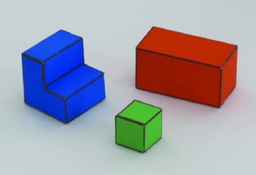
#> input picture images_lab1/gradient.png, 256 x 175 px, shrunk from 796 x 543 before the run
$ python main.py   (older library calls are emulated)
#> lines starting #> are read from the running program, lines starting #| are printed output that depends on the picture; after the words box and inside, x2 and y2 are one past the last pixel; in counts of white or black regions, pixels touching at a corner belong together
import cv2
import numpy as np
import scipy.sparse as sp
import scipy.sparse.linalg as spla
import matplotlib.pyplot as plt
import plotly.graph_objects as go
from matplotlib.patches import Patch

IMAGE_PATH = "images_lab1/gradient.png"

def main():
    img_bgr = cv2.imread(IMAGE_PATH, cv2.IMREAD_COLOR)
#> img_bgr is the input picture: shape (175, 256, 3); mean B, G, R 168.3, 156.8, 159.2
    img = cv2.cvtColor(img_bgr, cv2.COLOR_BGR2GRAY)
    cv2.imwrite("images_lab1/grayscale_input1_no_shadow.png", img)
    img_rgb = cv2.cvtColor(img_bgr, cv2.COLOR_BGR2RGB)

    H, W = img.shape
#> H = 175; W = 256

    # Sobel Gradients
    Ix = cv2.Sobel(img, cv2.CV_64F, 1, 0, ksize=3)
    Iy = cv2.Sobel(img, cv2.CV_64F, 0, 1, ksize=3)
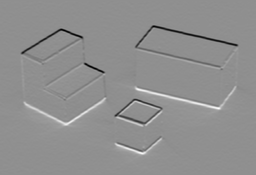
#> Iy: shape (175, 256) float64; min -574, max 446, mean 0; drawn with min black and max white
    # TODO try with y-1
    # or градієнт собеля для умов
    # довжина (модуль) вектора градієнта
    magnitude = np.sqrt(Ix**2 + Iy**2)
    mag_safe = np.where(magnitude == 0, 1, magnitude) # prevent division by zero

    # normalized components of the gradient vector
    nx = Ix / mag_safe
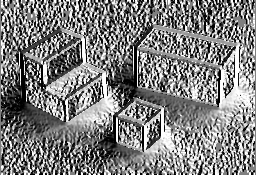
#> nx: shape (175, 256) float64; min -1, max 1, mean 0.00239; drawn with min black and max white
    ny = Iy / mag_safe
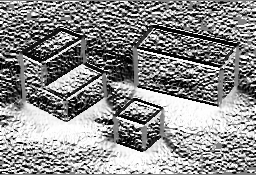
#> ny: shape (175, 256) float64; min -1, max 1, mean 0.104; drawn with min black and max white

    # Separation
    edge_threshold = 45
    is_edge = magnitude > edge_threshold
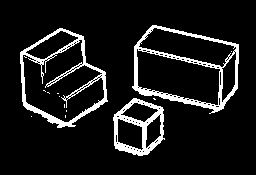
#> is_edge: shape (175, 256) bool; 9.9% white; 14 white regions (11 under 20 px), largest, box (x1, y1, x2, y2) and area: (132, 25, 239, 114) 1704, (20, 28, 108, 128) 1621, (113, 98, 165, 156) 1083

    # Use the color thresholds to separate the shadows from the objects
    bg_color = 180
    color_tolerance = 30
    is_similar_to_bg = np.abs(img.astype(float) - float(bg_color)) < color_tolerance
#> is_similar_to_bg: shape (175, 256) bool; 67.7% white; 15 black regions (12 under 20 px), largest, box (x1, y1, x2, y2) and area: (134, 25, 238, 109) 6629, (20, 28, 106, 125) 5768, (115, 100, 162, 154) 2035
    # cube_max_brightness = 155
    # is_similar_to_bg = img > cube_max_brightness

    ground_mask = (magnitude < edge_threshold) & is_similar_to_bg
#> ground_mask: shape (175, 256) bool; 65.4% white; 15 black regions (12 under 20 px), largest, box (x1, y1, x2, y2) and area: (132, 25, 239, 114) 7018, (20, 28, 108, 128) 6149, (113, 98, 165, 156) 2327

    sin_15 = np.sin(np.radians(15))
    is_vertical_edge = is_edge & (np.abs(ny) <= sin_15) & (~ground_mask)
#> is_vertical_edge: shape (175, 256) bool; 2.4% white; 28 white regions (18 under 20 px), largest, box (x1, y1, x2, y2) and area: (20, 54, 26, 102) 159, (134, 48, 138, 87) 146, (234, 46, 239, 90) 128
    is_horizontal_edge = is_edge & (~is_vertical_edge) & (~ground_mask)
#> is_horizontal_edge: shape (175, 256) bool; 7.5% white; 28 white regions (21 under 20 px), largest, box (x1, y1, x2, y2) and area: (134, 25, 239, 71) 733, (132, 86, 236, 114) 577, (23, 98, 106, 128) 478

    is_face = (~is_edge) & (~ground_mask)
#> is_face: shape (175, 256) bool; 24.7% white; 85 white regions (78 under 20 px), largest, box (x1, y1, x2, y2) and area: (23, 40, 104, 122) 3857, (137, 49, 220, 105) 2938, (139, 28, 236, 102) 2268

    fig, axs = plt.subplots(2, 2, figsize=(12, 10))

    # Sobel Magnitude
    axs[0, 0].set_title("1. Sobel Magnitude")
    im_mag = axs[0, 0].imshow(magnitude, cmap='hot')
    fig.colorbar(im_mag, ax=axs[0, 0], fraction=0.046, pad=0.04)
    axs[0, 0].axis('off')

    # Sobel Direction
    axs[0, 1].set_title("2. Edges orientation")
    dir_img = np.zeros((H, W, 3), dtype=np.uint8)
    dir_img[is_vertical_edge] = [255, 0, 0]
    dir_img[is_horizontal_edge] = [0, 0, 255]
    axs[0, 1].imshow(dir_img)
    axs[0, 1].axis('off')

    # Gradient Vectors
    axs[1, 0].set_title("3. Gradient Vectors")
    axs[1, 0].imshow(img, cmap='gray', alpha=0.5)
    step_q = 5
    y_coords, x_coords = np.mgrid[0:H:step_q, 0:W:step_q]
    u = nx[0:H:step_q, 0:W:step_q]
    v = -ny[0:H:step_q, 0:W:step_q]  # invert for matplotlib Y-axis pointing up
    m_mask = magnitude[0:H:step_q, 0:W:step_q] > edge_threshold
#> m_mask: shape (35, 52) bool; 9.9% white in thin lines or dots, all inside (x1, y1, x2, y2) = (4, 5, 48, 32)
    axs[1, 0].quiver(x_coords[m_mask], y_coords[m_mask], u[m_mask], v[m_mask], color='red', scale=40, headwidth=3, headlength=4)
    axs[1, 0].axis('off')

    # Segmentation
    axs[1, 1].set_title("4. Segmentation")
    seg_img = np.zeros((H, W, 3), dtype=np.uint8)
    seg_img[ground_mask] = [0, 255, 0]        # Green
    seg_img[is_face] = [200, 200, 200]        # Gray
    seg_img[is_vertical_edge] = [0, 0, 255]   # Red
    seg_img[is_horizontal_edge] = [255, 0, 0] # Blue
    axs[1, 1].imshow(cv2.cvtColor(seg_img, cv2.COLOR_BGR2RGB))
    legend_elements = [
        Patch(facecolor='green', label='Ground'),
        Patch(facecolor='lightgray', label='Faces'),
        Patch(facecolor='red', label='Vertical Edges'),
        Patch(facecolor='blue', label='Horizontal Edges')
    ]
    axs[1, 1].legend(handles=legend_elements, loc='upper right')
    axs[1, 1].axis('off')

    plt.tight_layout()
    plt.show()
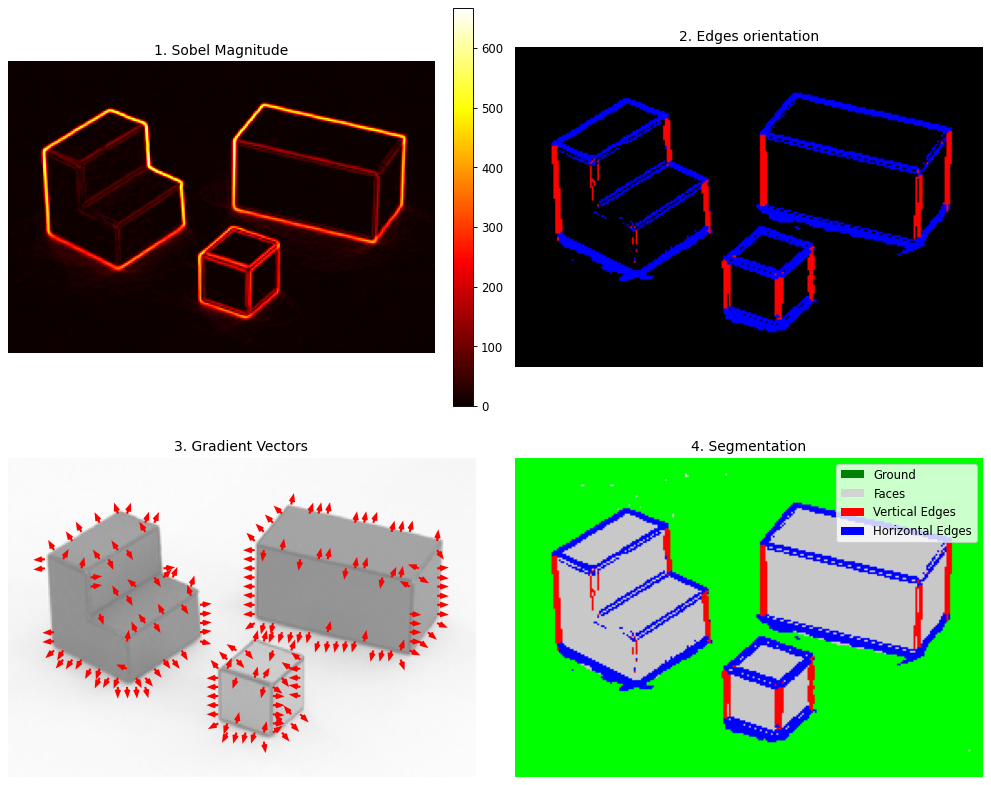
#> figure drawn by matplotlib, 5 panels

    # Construct Linear System
    N = H * W
#> N = 44800
    row_ind = []
    col_ind = []
    data = []
    b = np.zeros(N)
    # b = np.zeros(954430) # lsmr
    # b = []

    theta = np.radians(45) # camera angle
    cos_t = np.cos(theta)
    sin_t = np.sin(theta)
    tan_t = np.tan(theta)

    def add_coef(r, c, val):
        if 0 <= r < N and 0 <= c < N:
            row_ind.append(r)
            col_ind.append(c)
            data.append(val)

    print("Building constraint matrix...")
    for i in range(H):
        for j in range(W):
            k = i * W + j

            # Ground: Y(x,y) = 0
            if ground_mask[i, j]:
                add_coef(k, k, 1.0)
                b[k] = 0.0

            # ---------------------------------------------------------------
            # Faces: Laplacian(Y) = 0 — standard 5-pt stencil.
            # Sobel Laplacian (5x5) is mathematically derived from Kx*Kx + Ky*Ky but
            # has dominance ratio 0.375/1.375 ≈ 0.27 => exponential blow-up.
            # Standard 5-pt is exactly diagonally dominant (center = off-diag sum),
            # which is the stability boundary required for sparse direct solvers.
            # ---------------------------------------------------------------
            elif is_face[i, j]:
                count = 0
                if i > 0:   count += 1; add_coef(k, k-W, 1.0)
                if i < H-1: count += 1; add_coef(k, k+W, 1.0)
                if j > 0:   count += 1; add_coef(k, k-1, 1.0)
                if j < W-1: count += 1; add_coef(k, k+1, 1.0)
                add_coef(k, k, -count)
                b[k] = 0.0

            # ---------------------------------------------------------------
            # Vertical Edges: dY/dy = 1/cos(theta)
            # In image coords, moving down (i+1) increases Y by 1/cos(theta).
            # Uses simple forward 2-pt diff: Y[i] - Y[i+1] = 1/cos(theta).
            # Sobel half-stencil [1,2,1]/4 has dominance ratio 0.5/1.5 = 0.33,
            # causing exponential blow-up over any connected edge chain.
            # ---------------------------------------------------------------
            elif is_vertical_edge[i, j]:
                add_coef(k, k, 1.0)
                if i < H-1: add_coef(k, k+W, -1.0)
                b[k] = 1.0 / cos_t

            # ---------------------------------------------------------------
            # Horizontal Edges: t · grad(Y) = 0,  t = tangent = (-ny, nx)
            # Upwind 2-pt finite difference along each tangent component.
            # Diagonal = 1e-4 + |t_x| + |t_y| ensures diagonal dominance:
            #   center >= off_diag (equality holds for unit tangents).
            # This is why the original formulation was numerically stable.
            # ---------------------------------------------------------------
            elif is_horizontal_edge[i, j]:
                t_x = -ny[i, j]
                t_y = nx[i, j]

                diag = 1e-4
                if t_x > 0: diag += t_x; add_coef(k, k-1, -t_x)
                else:        diag -= t_x; add_coef(k, k+1,  t_x)
                if t_y > 0: diag += t_y; add_coef(k, k-W, -t_y)
                else:        diag -= t_y; add_coef(k, k+W,  t_y)
                add_coef(k, k, diag)
                b[k] = 0.0

    print("Converting to sparse matrix...")
    print(f"{N=}")
#| N=44800
    A = sp.coo_matrix((data, (row_ind, col_ind)), shape=(N, N)).tocsr()
    print(f"{len(data)=}")
#| len(data)=96933
    print(f"{A.shape=}")
#| A.shape=(44800, 44800)
    print(f"{len(b)=}")
#| len(b)=44800

    print("Solving sparse system...")
    Y_flat = spla.spsolve(A, b)
    #solve with lsmr
    # result = spla.lsmr(A, b)
    # Y_flat = result[0]

    Y = Y_flat.reshape((H, W))

    print("Computing Z coordinates...")
    Z = np.zeros_like(Y)

    # Find Z from projection equation: y = Y(x,y)*cos(theta) - Z(x,y)*sin(theta)
    # Z(x,y) = (Y(x,y)*cos(theta) - y) / sin(theta)
    for i in range(H):
        y_cart = H - 1 - i
        for j in range(W):
            Z[i, j] = (Y[i, j] * cos_t - y_cart) / sin_t
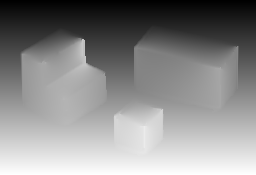
#> Z: shape (175, 256) float64; min -246.1, max 0, mean -112.5; drawn with min black and max white

    print("Plotting 3D result")
    step = 5
    x_plot = np.arange(0, W, step)
#> x_plot = 52 values from 0 to 255
    y_plot = np.arange(0, H, step)
#> y_plot = 35 values from 0 to 170
    X_grid, Y_grid = np.meshgrid(x_plot, y_plot)
    Z_plot = Z[0:H:step, 0:W:step]

    # Map the real image colors onto the surface
    color_surface_rgb = img_rgb[0:H:step, 0:W:step]

    # Quantize colors to ~512 max
    color_surface_rgb = (color_surface_rgb // 32) * 32 + 16
    sh_h, sh_w, _ = color_surface_rgb.shape
#> sh_h = 35; sh_w = 52

    # Create a custom discrete colorscale from the unique colors in the image
    unique_colors, inverse_indices = np.unique(color_surface_rgb.reshape(-1, 3), axis=0, return_inverse=True)
#> unique_colors = 69 rows, first 8: [16, 16, 80], [16, 16, 112], [16, 48, 48], [16, 48, 80], [16, 48, 112], [16, 48, 144], [16, 48, 176], [16, 48, 208]; inverse_indices = 1820 values, max 68 at index 0, min 0 at index 843, mean 54.27
    color_indices_2d = inverse_indices.reshape((sh_h, sh_w))
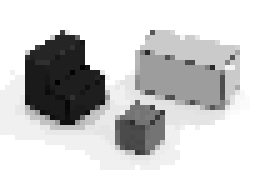
#> color_indices_2d: shape (35, 52) int64 (shown 5 times larger); min 0, max 68, mean 54.3; drawn with min black and max white

    custom_colorscale = []
    color_count = len(unique_colors)
#> color_count = 69
    if color_count <= 1:
        c = unique_colors[0] if color_count == 1 else [200, 200, 200]
        hex_c = f'#{c[0]:02x}{c[1]:02x}{c[2]:02x}'
        custom_colorscale = [(0.0, hex_c), (1.0, hex_c)]
        cmax_val = 1
    else:
        max_idx = color_count - 1
#> max_idx = 68
        for i, c in enumerate(unique_colors):
            hex_color = f'#{c[0]:02x}{c[1]:02x}{c[2]:02x}'
            custom_colorscale.append((i / max_idx, hex_color))
#> this loop made 69 passes
#> (c, hex_color) on passes 1 to 12: ([16, 16, 80], '#101050'), ([16, 16, 112], '#101070'), ([16, 48, 48], '#103030'), ([16, 48, 80], '#103050'), ([16, 48, 112], '#103070'), ([16, 48, 144], '#103090'), ([16, 48, 176], '#1030b0'), ([16, 48, 208], '#1030d0'), ([16, 48, 240], '#1030f0'), ([16, 80, 208], '#1050d0'), ([16, 80, 240], '#1050f0'), ([48, 16, 16], '#301010')
#> after the loop, custom_colorscale = 69 items, first 6: (0, '#101050'), (0.0147, '#101070'), (0.0294, '#103030'), (0.0441, '#103050'), (0.0588, '#103070'), (0.0735, '#103090')
        cmax_val = max_idx
#> cmax_val = 68

    Y_plot = Y[0:H:step, 0:W:step]

    fig = go.Figure(data=[go.Surface(
        x=X_grid,       # World X = Image X
        y=Z_plot,       # World Z = Depth into the screen
        z=Y_plot,       # World Y = Height (starts at 0 for ground)
        surfacecolor=color_indices_2d,
        colorscale=custom_colorscale,
        cmin=0,
        cmax=cmax_val,
        showscale=False
    )])

    fig.update_layout(title='3D Reconstructed', autosize=True,
                      scene=dict(xaxis_title='X', yaxis_title='y', zaxis_title='Z'),
                      margin=dict(l=65, r=50, b=65, t=90))
    fig.update_scenes(yaxis_autorange="reversed")
    fig.show()

if __name__ == "__main__":
    main()
